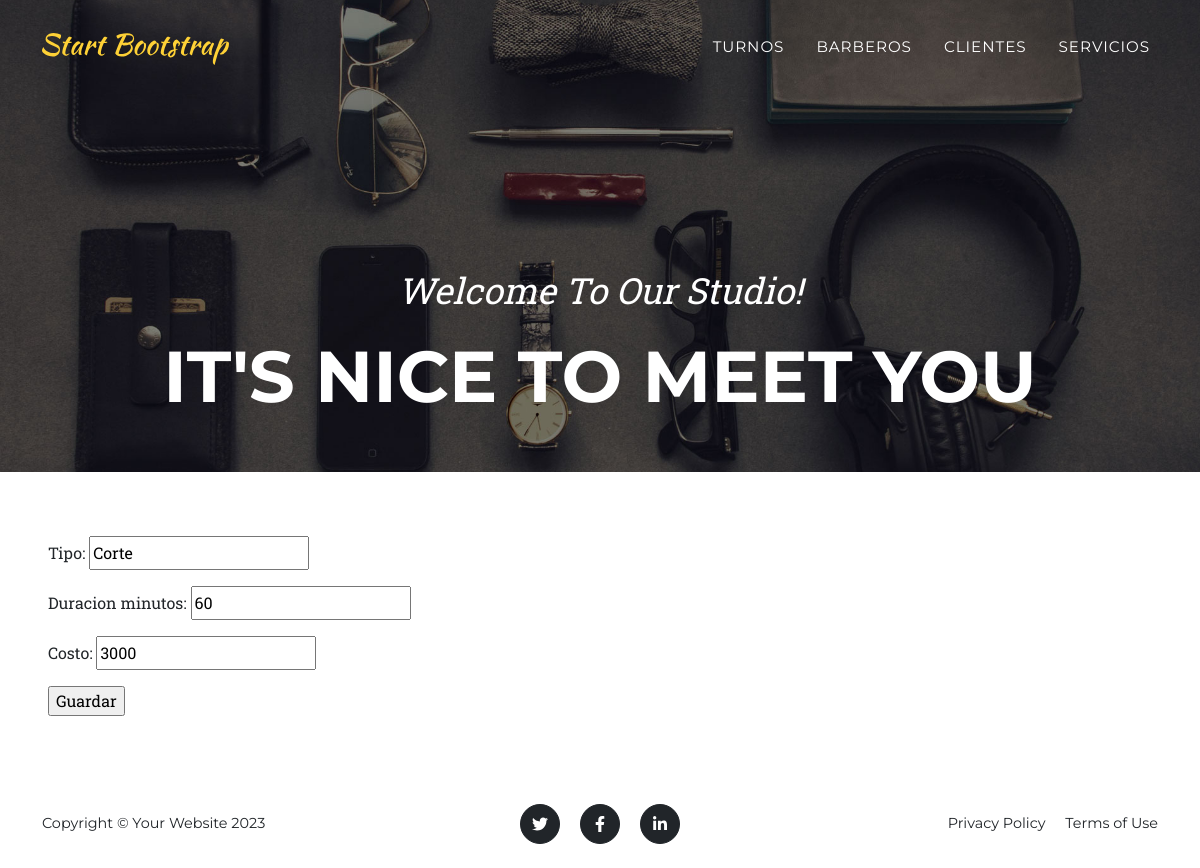
Screenshot of /barber/modificar_servicio/1 with the database file from the repository.
### AppPreentrega/models.py (models this page shows, shortened)
class Servicio(models.Model):
    tipo                = models.CharField(max_length=64)
    duracion_minutos    = models.IntegerField()
    costo               = models.IntegerField()

### AppPreentrega/views.py (the view)
# urls.py: path('modificar_servicio/<int:pk>', ServicioUpdateView.as_view(), name='modificar_servicio' ),
class ServicioUpdateView(UpdateView):
    model = Servicio
    fields = ('tipo', 'duracion_minutos', 'costo')
    success_url = reverse_lazy('servicios')

### AppPreentrega/templates/AppPreentrega/servicio_form.html (shortened to what this page needs)
{% extends "base.html" %}
{% block contenido %}
<form method="post">
    {{ form.as_p }}
    <input type="submit" value="Guardar" />
</form>
{% endblock contenido %}

### rows the page displays
Servicio: tipo "Corte", duracion_minutos "60", costo "3000"
